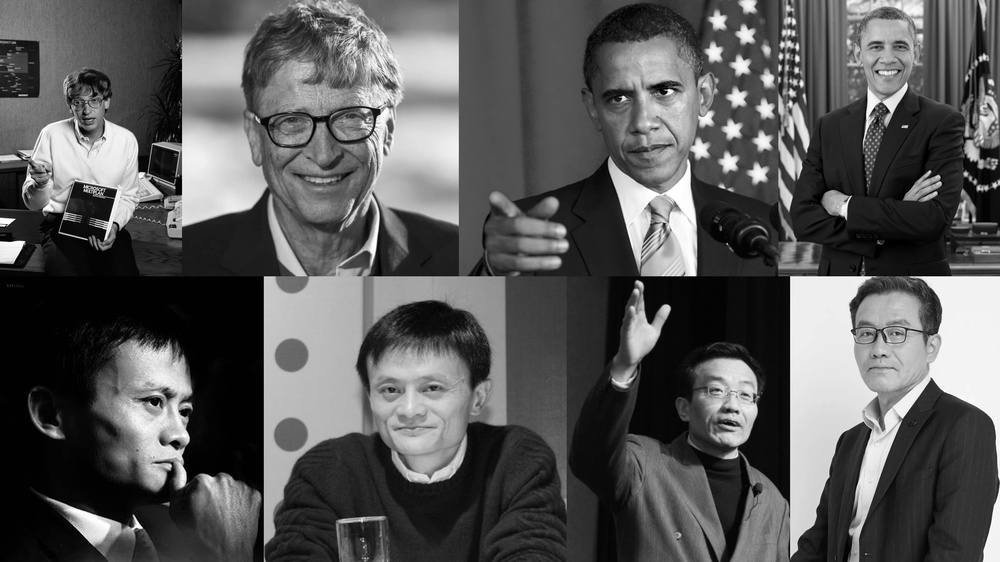
#> input picture work02/附件/image/imgGray.jpg, 1000 x 562 px, shrunk from 3840 x 2160 before the run, found by its file name
$ jupyter execute Task2.ipynb
#> lines starting #> are read from the running program, lines starting #| are printed output that depends on the picture
[cell 1]
import cv2
import numpy as np
import matplotlib.pyplot as plt
import collections


# 计算灰度图的直方图
def draw_histogram(grayscale):
    gray_key = []
    gray_count = []
    gray_result = []
    histogram_gray = list(grayscale.ravel())  # 将多维数组转换成一维数组
    gray = dict(collections.Counter(histogram_gray))  # 统计图像中每个灰度级出现的次数
    gray = sorted(gray.items(), key=lambda item: item[0])  # 根据灰度级大小排序
    for element in gray:
        key = list(element)[0]
        count = list(element)[1]
        gray_key.append(key)
        gray_count.append(count)
    for i in range(0, 256):
        if i in gray_key:
            num = gray_key.index(i)
            gray_result.append(gray_count[num])
        else:
            gray_result.append(0)
    gray_result = np.array(gray_result)
    return gray_result


def histogram_equalization(histogram_e, lut_e, image_e):
    sum_temp = 0
    cf = []
    for i in histogram_e:
        sum_temp += i
        cf.append(sum_temp)
    for i, v in enumerate(lut_e):
        lut_e[i] = int(255.0 * (cf[i] / sum_temp) + 0.5)
    equalization_result = lut_e[image_e]
    return equalization_result


x = []
for i in range(0, 256):  # 横坐标
    x.append(i)

image = cv2.imread(r'image\\imgGray.jpg', cv2.COLOR_BGR2GRAY)  # 读取图像
#> image is the input picture: shape (562, 1000); min 0, max 255, mean 89
histogram = draw_histogram(image)  # 直方图转化
#> in draw_histogram, `histogram_gray = list(grayscale.ravel())`: histogram_gray = 562000 items
#> in draw_histogram, `gray = dict(collections.Counter(histogram_gray))`: gray = 256 items
#> in draw_histogram, `gray = sorted(gray.items(), key=lambda item: item[0])`: gray = 256 pairs, first value 0 to 255, second value 206 to 27478
#> the loop in draw_histogram, `for element in gray:` made 256 passes
#> (element, count) on passes 1 to 3: ((0, 2228), 2228), ((1, 27478), 27478), ((2, 5612), 5612)
#> after the loop in draw_histogram, `for element in gray:`: gray_count = 256 values, max 27478 at index 1, min 206 at index 254, mean 2195.3; gray_key = 256 values from 0 to 255
#> after the loop in draw_histogram, `for i in range(0, 256):`: gray_result has the same summary as gray_count
#> histogram has the same summary as gray_count in draw_histogram
plt.bar(x, histogram)  # 绘制原图直方图
plt.savefig('image/原图直方图.jpg')
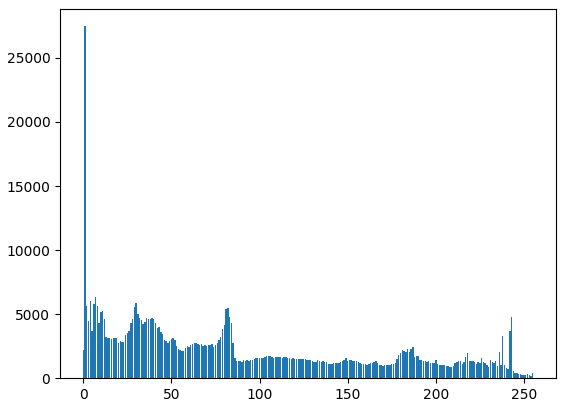
#> figure drawn by matplotlib, 1 panel; tallest bar 27478 high, from x = 0.6 to 1.4
plt.show()

lut = np.zeros(256, dtype=image.dtype)  # 创建空的查找表,返回image类型的用0填充的数组；
#> lut = 256 values from 0 to 0
result = histogram_equalization(histogram, lut, image)  # 均衡化处理
#> the loop in histogram_equalization, `for i in histogram_e:` made 256 passes
#> (i, sum_temp) on passes 1 to 3: (2228, 2228), (27478, 29706), (5612, 35318)
#> after the loop in histogram_equalization, `for i in histogram_e:`: cf = 256 values from 2228 to 562000; sum_temp = 562000
#> after the loop in histogram_equalization, `for i, v in enumerate(lut_e):`: lut_e = 256 values from 1 to 255
#> in histogram_equalization, `equalization_result = lut_e[image_e]`:
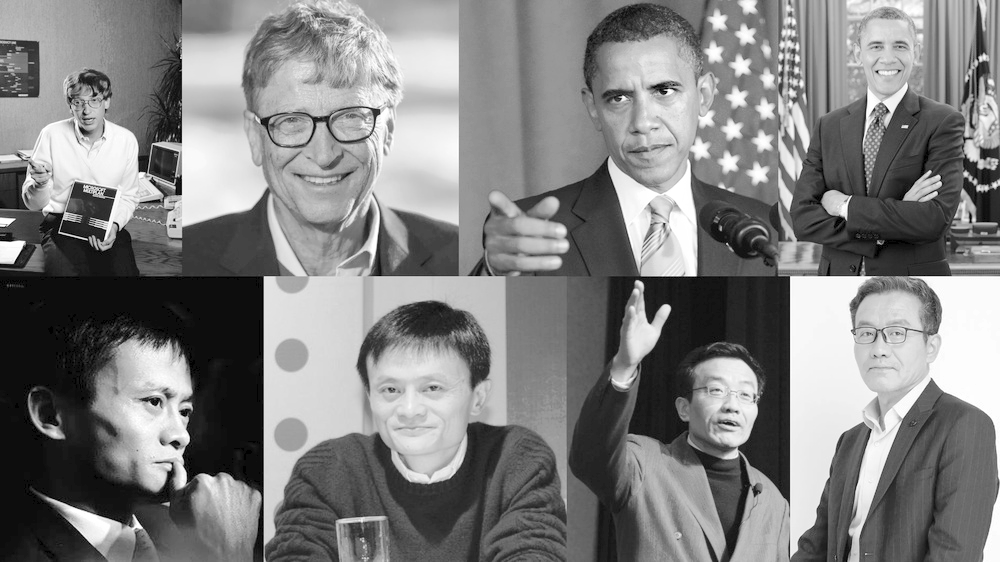
#> equalization_result: shape (562, 1000); min 1, max 255, mean 128.4
cv2.imwrite('image\\equalImage.jpg', result)  # 保存均衡化后图片

plt.plot(x, lut)  # 绘制灰度级变换曲线图
plt.savefig('image\\灰度级变换曲线图.jpg')
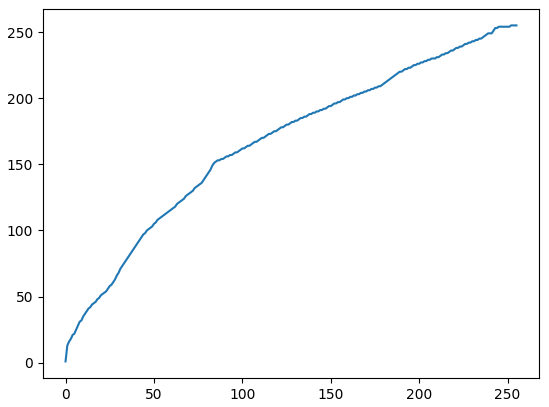
#> figure drawn by matplotlib, 1 panel; curve peaks at x = 252, y = 255
plt.show()

cv2.imshow('former', image)
cv2.imshow("histogram_equalization", result)
cv2.waitKey(0)
cv2.destroyAllWindows()
